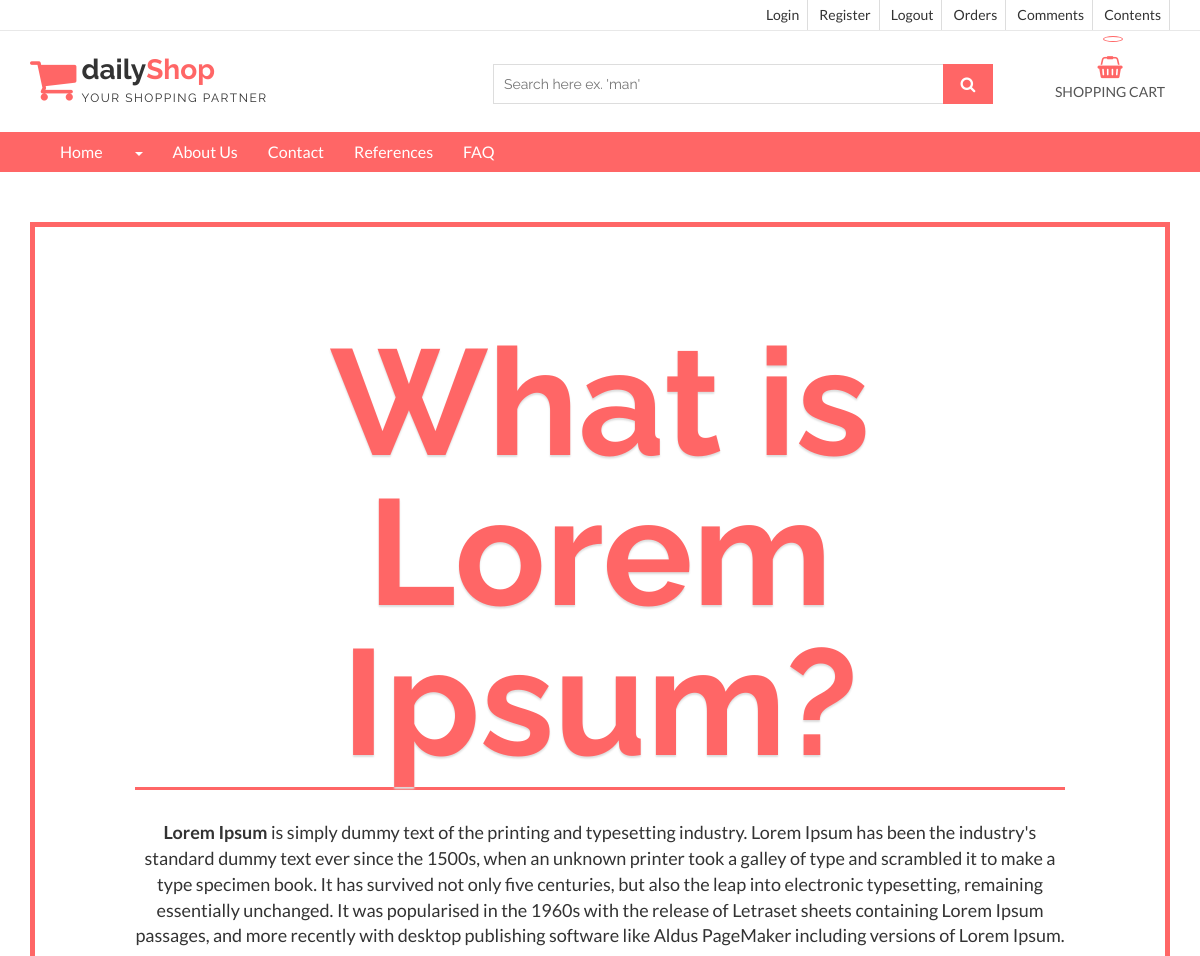
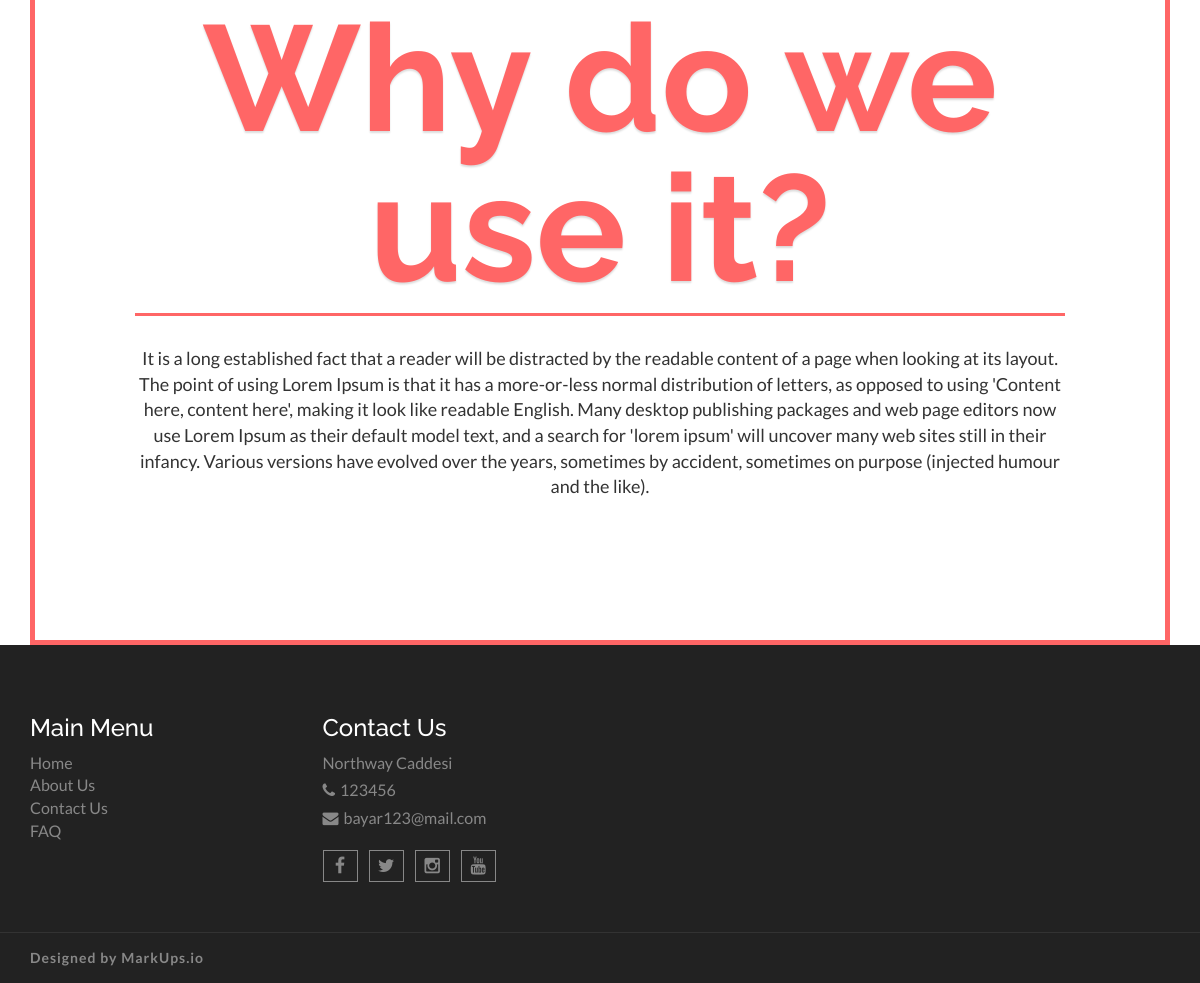
Page /references/ on the committed database (2 pictures, top to bottom).
### home/models.py (models this page shows, shortened)
class Setting(models.Model):
    STATUS = (
        ('True', 'Evet'),
        ('False', 'Hayır'),
    )
    title = models.CharField(max_length=150)
    keywords = models.CharField(max_length=255)
    description = models.CharField(max_length=255)
    company = models.CharField(max_length=50)
    address = models.CharField(blank=True,max_length=150)
    phone = models.CharField(blank=True,max_length=15)
    fax = models.CharField(blank=True,max_length=15)
    email = models.CharField(blank=True,max_length=55)
    smtpserver = models.CharField(blank=True,max_length=30)
    smtpemail = models.CharField(blank=True,max_length=30)
    smtppassword = models.CharField(blank=True,max_length=30)
    smtpport = models.CharField(blank=True,max_length=30)
    icon = models.ImageField(blank=True,upload_to='images/')
    facebook = models.CharField(blank=True, max_length=30)
    instagram = models.CharField(blank=True, max_length=30)
    youtube = models.CharField(blank=True, max_length=30)
    twitter = models.CharField(blank=True, max_length=30)
    aboutus = RichTextUploadingField(blank=True)
    contact = RichTextUploadingField(blank=True)
    references = RichTextUploadingField(blank=True)
    status = models.CharField(max_length=10,choices=STATUS)
    create_at = models.DateTimeField(auto_now_add=True)
    update_at = models.DateTimeField(auto_now=True)

### home/views.py (the view)
# urls.py: path('references/', views.references, name='references'),
def references(request):
    setting = Setting.objects.get(pk=1)
    category = Category.objects.all()
    context = {'setting': setting,'category':category}
    return render(request, 'references.html', context)

### home/templates/references.html (shortened to what this page needs)
{% extends 'homebase.html' %}
{% block navbar %}
    {% include 'navbar.html' %}
{% endblock %}
{% block content %}
  <section id="aa-error">
    <div class="container">
      <div class="row">
        <div class="col-md-12">
          <div class="aa-error-area">
            {{ setting.references | safe}}
          </div>
        </div>
      </div>
    </div>
  </section>
{% endblock %}

### home/templates/footer.html (shortened to what this page needs)
<footer id="aa-footer">
    <div class="aa-footer-top">
        <div class="container">
            <div class="row">
                <div class="col-md-12">
                    <div class="aa-footer-top-area">
                        <div class="row">
                            <div class="col-md-3 col-sm-6">
                                <div class="aa-footer-widget">
                                    <h3>Main Menu</h3>
                                    <ul class="aa-footer-nav">
                                        <li><a href="/">Home</a></li>
                                        <li><a href="/aboutus">About Us</a></li>
                                        <li><a href="/contact">Contact Us</a></li>
                                        <li><a href="/faq">FAQ</a></li>
                                    </ul>
                                </div>
                            </div>
                            <div class="col-md-3 col-sm-6">
                                <div class="aa-footer-widget">
                                    <div class="aa-footer-widget">
                                        <h3>Contact Us</h3>
                                        <address>
                                            <p> {{ setting.address }}</p>
                                            <p><span class="fa fa-phone"></span>{{ setting.phone }}</p>
                                            <p><span class="fa fa-envelope"></span>{{ setting.email }}</p>
                                        </address>
                                        <div class="aa-footer-social">
                                            <a href="{{ setting.facebook }}" target="blank"><span
                                                    class="fa fa-facebook"></span></a>
                                            <a href="{{ setting.twitter }}" target="blank"><span
                                                    class="fa fa-twitter"></span></a>
                                            <a href="{{ setting.instagram }}" target="blank"><span
                                                    class="fa fa-instagram"></span></a>
                                            <a href="{{ setting.youtube }}" target="blank"><span
                                                    class="fa fa-youtube"></span></a>
                                        </div>
                                    </div>
                                </div>
                            </div>
                        </div>
                    </div>
                </div>
            </div>
        </div>
    </div>
    <div class="aa-footer-bottom">
        <div class="container">
            <div class="row">
                <div class="col-md-12">
                    <div class="aa-footer-bottom-area">
                        <p>Designed by <a href="http://www.markups.io/">MarkUps.io</a></p>
                    </div>
                </div>
            </div>
        </div>
    </div>
</footer>
{% load static %}

### home/static/css/theme-color/default-theme.css (style rules this page uses)
h2 { color: #ff6666; }
#aa-error .aa-error-area { border: 5px solid #ff6666; }
#aa-error .aa-error-area h2 { border-bottom: 3px solid #ff6666; }

### rows in the picture
Setting: references "What is Lorem Ipsum? Lorem Ipsum is simply dummy text of the printing and typesetting industry. Lorem Ipsum has been the industry's standard dummy text ever since the 1500s, when an unknown printer took a galley of type and scrambled it to make a type specimen book. It has survived not only five centuries, but also the leap into electronic typesetting, remaining essentially unchanged. It was popularised in the 1960s with the release of Letraset sheets containing Lorem Ipsum passages, and more recently with desktop publishing software like Aldus PageMaker including versions of Lorem Ipsum. Why do we use it? It is a long established fact that a reader will be distracted by the readable…", address "Northway Caddesi", phone "123456", email "bayar123@mail.com"
